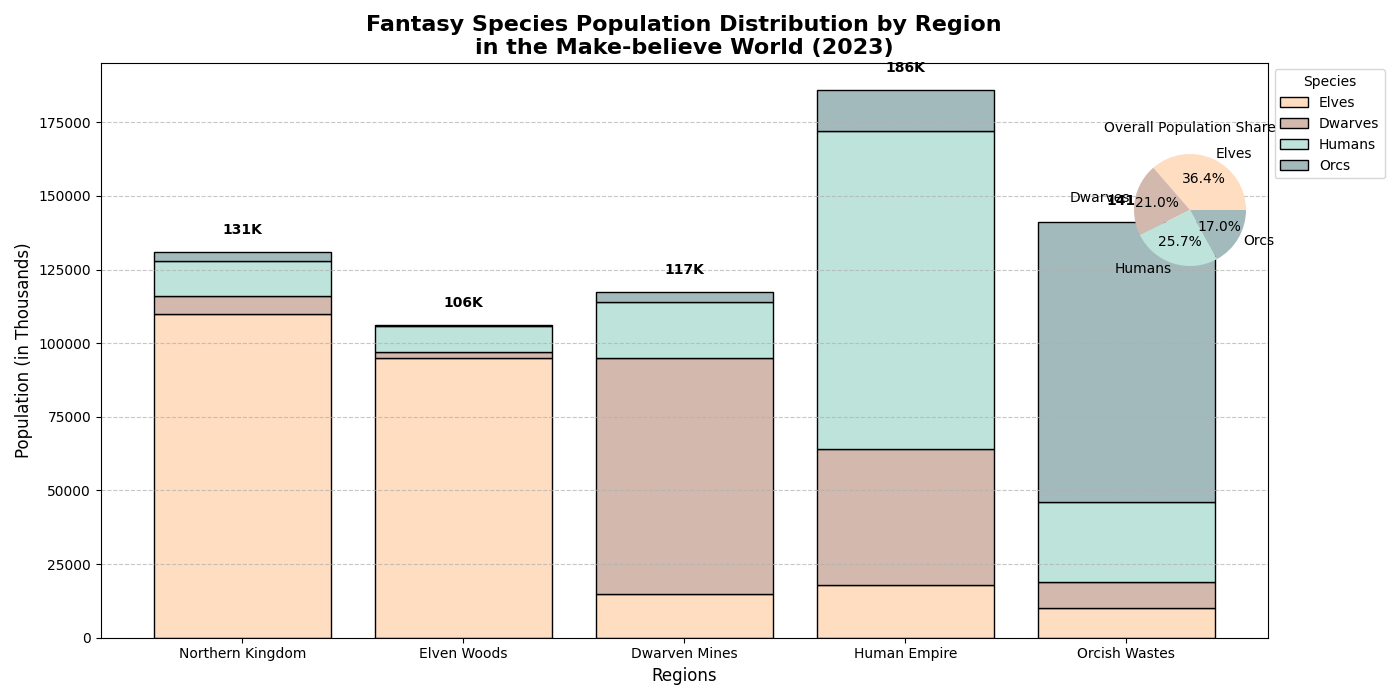

Here is the Python script that generated this plot:
import matplotlib.pyplot as plt
import numpy as np

# Define regions and corresponding population data for each species
regions = ['Northern Kingdom', 'Elven Woods', 'Dwarven Mines', 'Human Empire', 'Orcish Wastes']
elves_population = [110000, 95000, 15000, 18000, 10000]  # Altered values
dwarves_population = [6000, 2000, 80000, 46000, 9000]    # Altered values
humans_population = [12000, 9000, 19000, 108000, 27000]  # Altered values
orcs_population = [3000, 300, 3500, 14000, 95000]        # Altered values

# Calculate total population for annotations
total_population = np.array(elves_population) + np.array(dwarves_population) + np.array(humans_population) + np.array(orcs_population)

# Set colors for different species
colors = ['#FFDDC1', '#D3B8AE', '#BEE3DB', '#A3BABC']

# Create the figure and axis
fig, ax = plt.subplots(figsize=(14, 7))

# Stack the bar segments
ax.bar(regions, elves_population, label='Elves', color=colors[0], edgecolor='black')
ax.bar(regions, dwarves_population, bottom=elves_population, label='Dwarves', color=colors[1], edgecolor='black')
ax.bar(regions, humans_population, bottom=np.array(elves_population) + np.array(dwarves_population), label='Humans', color=colors[2], edgecolor='black')
ax.bar(regions, orcs_population, bottom=np.array(elves_population) + np.array(dwarves_population) + np.array(humans_population), label='Orcs', color=colors[3], edgecolor='black')

# Set title and labels
ax.set_title('Fantasy Species Population Distribution by Region\nin the Make-believe World (2023)', fontsize=16, fontweight='bold')
ax.set_xlabel('Regions', fontsize=12)
ax.set_ylabel('Population (in Thousands)', fontsize=12)

# Add a legend
ax.legend(title='Species', loc='upper left', bbox_to_anchor=(1, 1))

# Add grid lines
ax.yaxis.grid(True, linestyle='--', alpha=0.7)

# Adding annotations for total population in each region
for i, total in enumerate(total_population):
    ax.text(i, total + 5000, f'{total // 1000}K', ha='center', va='bottom', fontsize=10, fontweight='bold')

# Create an inset pie chart to show total population distribution by species
species = ['Elves', 'Dwarves', 'Humans', 'Orcs']
population_totals = [sum(elves_population), sum(dwarves_population), sum(humans_population), sum(orcs_population)]

inset_ax = fig.add_axes([0.75, 0.6, 0.2, 0.2], aspect=1)
inset_ax.pie(population_totals, labels=species, autopct='%1.1f%%', colors=colors)
inset_ax.set_title('Overall Population Share', fontsize=10)

# Automatically adjust layout for better fit
plt.tight_layout()

# Display the plot
plt.show()
